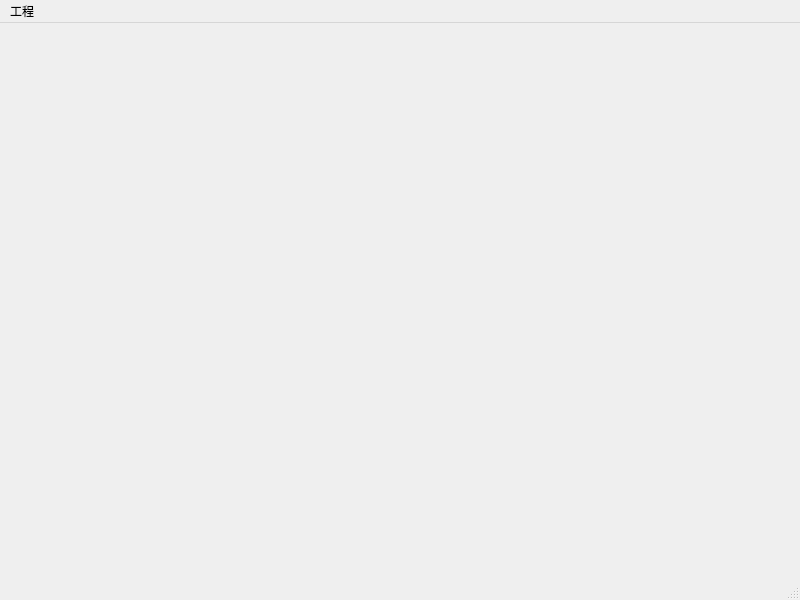
<?xml version="1.0" encoding="UTF-8"?>
<ui version="4.0">
 <class>MainWindow</class>
 <widget class="QMainWindow" name="MainWindow">
  <property name="geometry">
   <rect>
    <x>0</x>
    <y>0</y>
    <width>800</width>
    <height>600</height>
   </rect>
  </property>
  <property name="windowTitle">
   <string>MainWindow</string>
  </property>
  <widget class="QWidget" name="centralwidget"/>
  <widget class="QMenuBar" name="menubar">
   <property name="geometry">
    <rect>
     <x>0</x>
     <y>0</y>
     <width>800</width>
     <height>23</height>
    </rect>
   </property>
   <widget class="QMenu" name="menu">
    <property name="title">
     <string>工程</string>
    </property>
   </widget>
   <addaction name="menu"/>
  </widget>
  <widget class="QStatusBar" name="statusbar"/>
 </widget>
 <resources/>
 <connections/>
</ui>
